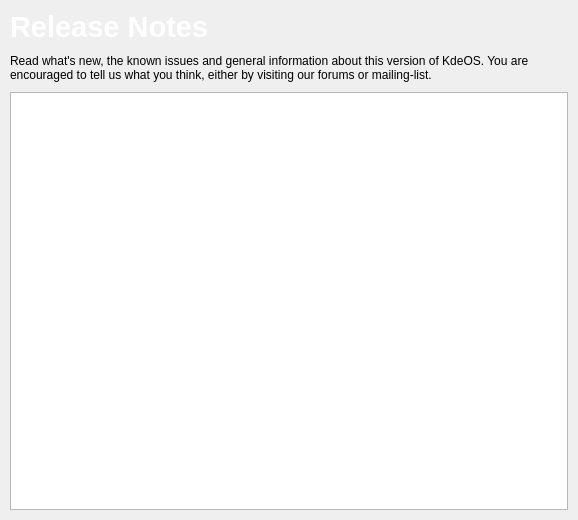
<?xml version="1.0" encoding="UTF-8"?>
<ui version="4.0">
 <class>ReleaseNotes</class>
 <widget class="QWidget" name="ReleaseNotes">
  <property name="geometry">
   <rect>
    <x>0</x>
    <y>0</y>
    <width>578</width>
    <height>520</height>
   </rect>
  </property>
  <property name="windowTitle">
   <string>Release Notes</string>
  </property>
  <layout class="QVBoxLayout" name="verticalLayout">
   <property name="spacing">
    <number>10</number>
   </property>
   <property name="margin">
    <number>10</number>
   </property>
   <item>
    <widget class="QLabel" name="label">
     <property name="sizePolicy">
      <sizepolicy hsizetype="Preferred" vsizetype="Maximum">
       <horstretch>0</horstretch>
       <verstretch>0</verstretch>
      </sizepolicy>
     </property>
     <property name="maximumSize">
      <size>
       <width>16777215</width>
       <height>50</height>
      </size>
     </property>
     <property name="font">
      <font>
       <pointsize>14</pointsize>
      </font>
     </property>
     <property name="text">
      <string>&lt;!DOCTYPE HTML PUBLIC &quot;-//W3C//DTD HTML 4.0//EN&quot; &quot;http://www.w3.org/TR/REC-html40/strict.dtd&quot;&gt;
&lt;html&gt;&lt;head&gt;&lt;meta name=&quot;qrichtext&quot; content=&quot;1&quot; /&gt;&lt;style type=&quot;text/css&quot;&gt;
p, li { white-space: pre-wrap; }
&lt;/style&gt;&lt;/head&gt;&lt;body style=&quot; font-family:'Sans Serif'; font-size:9pt; font-weight:400; font-style:normal;&quot;&gt;
&lt;p style=&quot; margin-top:0px; margin-bottom:0px; margin-left:0px; margin-right:0px; -qt-block-indent:0; text-indent:0px; font-size:10pt;&quot;&gt;&lt;span style=&quot; font-size:22pt; font-weight:600; color:#ffffff;&quot;&gt;Release Notes&lt;/span&gt;&lt;/p&gt;&lt;/body&gt;&lt;/html&gt;</string>
     </property>
    </widget>
   </item>
   <item>
    <widget class="QLabel" name="label_2">
     <property name="sizePolicy">
      <sizepolicy hsizetype="Preferred" vsizetype="Preferred">
       <horstretch>0</horstretch>
       <verstretch>0</verstretch>
      </sizepolicy>
     </property>
     <property name="text">
      <string>Read what's new, the known issues and general information about this version of KdeOS. You are encouraged to tell us what you think, either by visiting our forums or mailing-list.</string>
     </property>
     <property name="wordWrap">
      <bool>true</bool>
     </property>
    </widget>
   </item>
   <item>
    <widget class="QTextBrowser" name="textBrowser">
     <property name="openExternalLinks">
      <bool>false</bool>
     </property>
     <property name="openLinks">
      <bool>false</bool>
     </property>
    </widget>
   </item>
  </layout>
 </widget>
 <resources>
  <include location="tribe.qrc"/>
 </resources>
 <connections/>
</ui>
